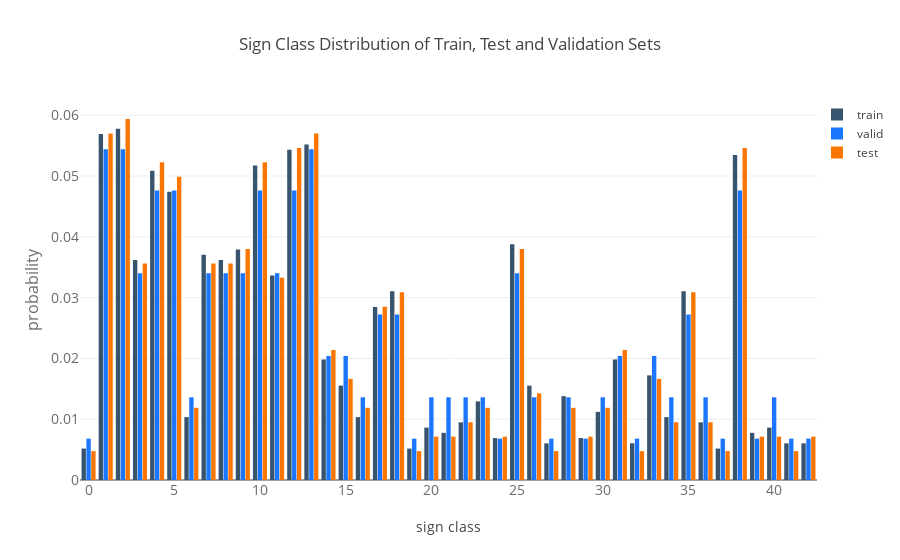

Notebook source saved alongside this figure:
### Code cell
train = go.Bar(
    x = y_train_elements,
    y = normalied_prob(y_train_dist),
    name='train',
    marker=dict(
        color='rgb(55, 83, 109)'
    )
)
valid = go.Bar(
    x = y_valid_elements,
    y = normalied_prob(y_valid_dist),
    name='valid',
    marker=dict(
        color='rgb(26, 118, 255)'
    )
)
test = go.Bar(
    x = y_test_elements,
    y = normalied_prob(y_test_dist),
    name='test',
    marker=dict(
        color='rgb(250, 118, 0)'
    )
)
data = [train, valid, test]
layout = go.Layout(
    title='Sign Class Distribution of Train, Test and Validation Sets',
    xaxis=dict(
        title='sign class',
        tickfont=dict(
            size=14,
            color='rgb(107, 107, 107)'
        )
    ),
    yaxis=dict(
        title='probability',
        titlefont=dict(
            size=16,
            color='rgb(107, 107, 107)'
        ),
        tickfont=dict(
            size=14,
            color='rgb(107, 107, 107)'
        )
    ),
    legend=dict(
        x=1.0,
        y=1.0,
        bgcolor='rgba(255, 255, 255, 0)',
        bordercolor='rgba(255, 255, 255, 0)'
    ),
    barmode='group',
    bargap=0.15,
    bargroupgap=0.1
)

fig = go.Figure(data=data, layout=layout)
plotly.offline.iplot(fig, filename='style-bar')

### Figure 1 — Plotly figure (JSON) as saved in the notebook; plotly's stock layout.template omitted (floating-point values rounded to 4 significant figures)
{"data": [{"marker": {"color": "rgb(55, 83, 109)"}, "name": "train", "type": "bar", "x": [0, 1, 2, 3, 4, 5, 6, 7, 8, 9, 10, 11, 12, 13, 14, 15, 16, 17, 18, 19, 20, 21, 22, 23, 24, 25, 26, 27, 28, 29, 30, 31, 32, 33, 34, 35, 36, 37, 38, 39, 40, 41, 42], "y": [0.005173, 0.0569, 0.05776, 0.03621, 0.05086, 0.04742, 0.01035, 0.03707, 0.03621, 0.03793, 0.05173, 0.03362, 0.05431, 0.05517, 0.01983, 0.01552, 0.01035, 0.02845, 0.03104, 0.005173, 0.008621, 0.007759, 0.009483, 0.01293, 0.006897, 0.03879, 0.01552, 0.006035, 0.01379, 0.006897, 0.01121, 0.01983, 0.006035, 0.01721, 0.01035, 0.03104, 0.009483, 0.005173, 0.05345, 0.007759, 0.008621, 0.006035, 0.006035]}, {"marker": {"color": "rgb(26, 118, 255)"}, "name": "valid", "type": "bar", "x": [0, 1, 2, 3, 4, 5, 6, 7, 8, 9, 10, 11, 12, 13, 14, 15, 16, 17, 18, 19, 20, 21, 22, 23, 24, 25, 26, 27, 28, 29, 30, 31, 32, 33, 34, 35, 36, 37, 38, 39, 40, 41, 42], "y": [0.006803, 0.05442, 0.05442, 0.03401, 0.04762, 0.04762, 0.01361, 0.03401, 0.03401, 0.03401, 0.04762, 0.03401, 0.04762, 0.05442, 0.02041, 0.02041, 0.01361, 0.02721, 0.02721, 0.006803, 0.01361, 0.01361, 0.01361, 0.01361, 0.006803, 0.03401, 0.01361, 0.006803, 0.01361, 0.006803, 0.01361, 0.02041, 0.006803, 0.02041, 0.01361, 0.02721, 0.01361, 0.006803, 0.04762, 0.006803, 0.01361, 0.006803, 0.006803]}, {"marker": {"color": "rgb(250, 118, 0)"}, "name": "test", "type": "bar", "x": [0, 1, 2, 3, 4, 5, 6, 7, 8, 9, 10, 11, 12, 13, 14, 15, 16, 17, 18, 19, 20, 21, 22, 23, 24, 25, 26, 27, 28, 29, 30, 31, 32, 33, 34, 35, 36, 37, 38, 39, 40, 41, 42], "y": [0.004751, 0.05701, 0.05938, 0.03563, 0.05226, 0.04988, 0.01188, 0.03563, 0.03563, 0.038, 0.05226, 0.03325, 0.05463, 0.05701, 0.02138, 0.01663, 0.01188, 0.0285, 0.03088, 0.004751, 0.007126, 0.007126, 0.009501, 0.01188, 0.007126, 0.038, 0.01425, 0.004751, 0.01188, 0.007126, 0.01188, 0.02138, 0.004751, 0.01663, 0.009501, 0.03088, 0.009501, 0.004751, 0.05463, 0.007126, 0.007126, 0.004751, 0.007126]}], "layout": {"bargap": 0.15, "bargroupgap": 0.1, "barmode": "group", "legend": {"bgcolor": "rgba(255, 255, 255, 0)", "bordercolor": "rgba(255, 255, 255, 0)", "x": 1, "y": 1}, "title": "Sign Class Distribution of Train, Test and Validation Sets", "xaxis": {"tickfont": {"color": "rgb(107, 107, 107)", "size": 14}, "title": "sign class"}, "yaxis": {"tickfont": {"color": "rgb(107, 107, 107)", "size": 14}, "title": "probability", "titlefont": {"color": "rgb(107, 107, 107)", "size": 16}}}}
